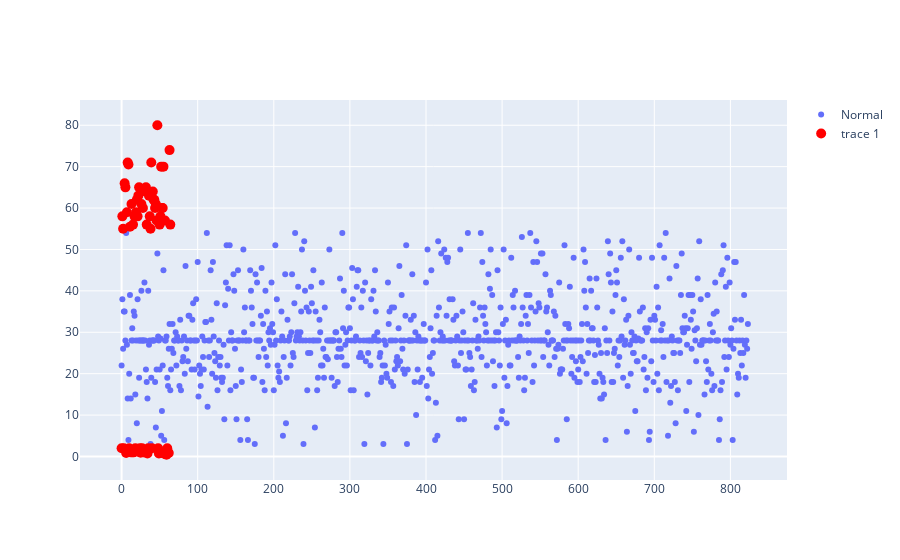

The cell this chart's notebook holds for it:
### Code cell
col = 'Age'

Q1 = df[col].quantile(0.25)
Q3 = df[col].quantile(0.75)
IQR = Q3 - Q1

# Identify outliers
outliers = df[(df[col] < Q1 - 1.5*IQR) | (df[col] > Q3 + 1.5*IQR)]
normal = df[(df[col] >= Q1 - 1.5*IQR) & (df[col] <= Q3 + 1.5*IQR)]
fig = go.Figure()
fig.add_trace(go.Scatter(y= normal[col], mode = 'markers', name='Normal'))
fig.add_trace(go.Scatter(y = outliers[col], mode = 'markers',
                         marker = dict(color= 'red', size = 10)))

### Figure 1 — Plotly figure (JSON) as saved in the notebook; plotly's stock layout.template omitted (floating-point values rounded to 4 significant figures; data arrays with more than 128 entries replaced by an {"elided": "..."} marker saying what was removed)
{"data": [{"mode": "markers", "name": "Normal", "type": "scatter", "y": {"elided": "824 float values"}}, {"marker": {"color": "red", "size": 10}, "mode": "markers", "type": "scatter", "y": [2.0, 58.0, 55.0, 2.0, 66.0, 65.0, 0.83, 59.0, 71.0, 70.5, 2.0, 55.5, 1.0, 61.0, 1.0, 56.0, 1.0, 58.0, 2.0, 59.0, 62.0, 58.0, 63.0, 65.0, 2.0, 0.92, 61.0, 2.0, 60.0, 1.0, 1.0, 64.0, 65.0, 56.0, 0.75, 2.0, 63.0, 58.0, 55.0, 71.0, 2.0, 64.0, 62.0, 62.0, 60.0, 61.0, 57.0, 80.0, 2.0, 0.75, 56.0, 58.0, 70.0, 60.0, 60.0, 70.0, 0.67, 57.0, 1.0, 0.42, 2.0, 1.0, 0.83, 74.0, 56.0]}], "layout": {}}
